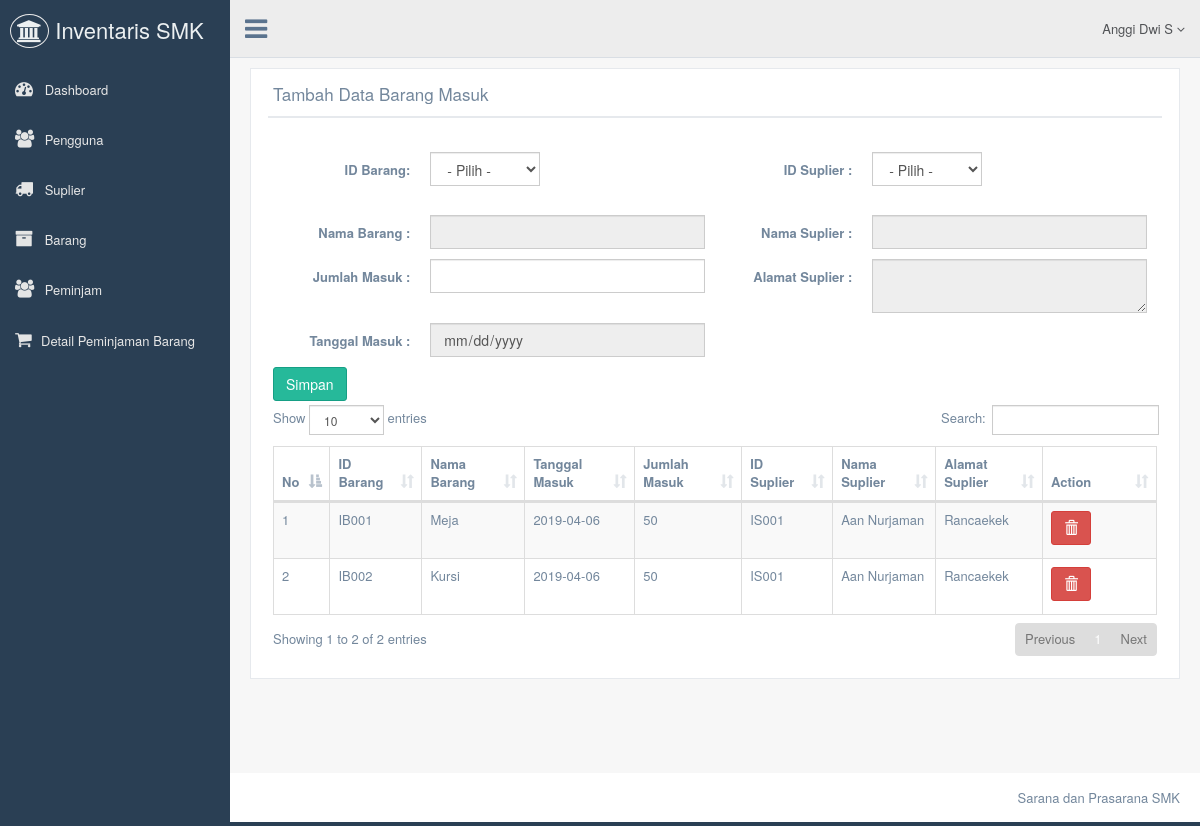
The page /view/barang masuk/t_barang_masuk.php (signed in) on the database its author committed.
### tables this page shows
CREATE TABLE IF NOT EXISTS `barang_masuk` (
  `id` int(11) NOT NULL AUTO_INCREMENT,
  `id_barang` char(15) NOT NULL,
  `tgl_masuk` date NOT NULL,
  `jml_masuk` int(11) NOT NULL,
  `id_suplier` char(15) NOT NULL,
  PRIMARY KEY (`id`)
);

CREATE TABLE IF NOT EXISTS `barang` (
  `id_barang` char(15) NOT NULL,
  `nama_barang` char(50) NOT NULL,
  `spesifikasi` char(50) NOT NULL,
  `lokasi` char(50) NOT NULL,
  `kondisi` char(50) NOT NULL,
  `jumlah_barang` int(11) NOT NULL,
  `sumber_dana` char(50) NOT NULL,
  PRIMARY KEY (`id_barang`)
);

CREATE TABLE IF NOT EXISTS `suplier` (
  `id_suplier` varchar(50) NOT NULL,
  `nama_suplier` varchar(100) NOT NULL,
  `alamat_suplier` text NOT NULL,
  `telp_suplier` varchar(12) NOT NULL,
  PRIMARY KEY (`id_suplier`)
);

### view/barang masuk/t_barang_masuk.php (the view, shortened to what this page needs)
<?php
  include'../koneksi/config.php';
?>
<!DOCTYPE html>
<html lang="en">
  <head>
    <link href="../../vendors/bootstrap/dist/css/bootstrap.min.css" rel="stylesheet">
    <link href="../../vendors/font-awesome/css/font-awesome.min.css" rel="stylesheet">
    <link href="../../vendors/nprogress/nprogress.css" rel="stylesheet">
    <link href="../../vendors/malihu-custom-scrollbar-plugin/jquery.mCustomScrollbar.min.css" rel="stylesheet"/>
    <link href="../../vendors/datatables.net-bs/css/dataTables.bootstrap.min.css" rel="stylesheet">
    <link href="../../vendors/datatables.net-buttons-bs/css/buttons.bootstrap.min.css" rel="stylesheet">
    <link href="../../vendors/datatables.net-fixedheader-bs/css/fixedHeader.bootstrap.min.css" rel="stylesheet">
    <link href="../../vendors/datatables.net-responsive-bs/css/responsive.bootstrap.min.css" rel="stylesheet">
    <link href="../../vendors/datatables.net-scroller-bs/css/scroller.bootstrap.min.css" rel="stylesheet">
    <link href="../../build/css/custom.min.css" rel="stylesheet">
  </head>
  <body class="nav-md">
          <?php
            include'../menu/menu.php';
          ?>
        <div class="right_col" role="main">
          <div class="">
            <div class="row">
              <div class="col-md-12 col-xs-12">
                <div class="x_panel">
                  <div class="x_title">
                    <h2>Tambah Data Barang Masuk</h2>
                    <div class="clearfix"></div>
                  </div>
                  <div class="x_content">
                    <br />
                    <form action="p_barang_masuk.php" method="post" class="form-horizontal form-label-left input_mask">
                      <div class="form-group">
                        <label class="control-label col-md-2 col-sm-3 col-xs-12">ID Barang:</label>
                        <div class="col-md-4 col-sm-9 col-xs-12">
                          <select onchange="cek_database()" name="id_barang" id="id_barang" class="form-control" style="width: 40%;">
                            <option value='' selected>- Pilih -</option>
                          </select>
                        </div>
                        <label class="control-label col-md-2 col-sm-3 col-xs-12">ID Suplier :</label>
                        <div class="col-md-4 col-sm-9 col-xs-12">
                          <?php
                          echo '<select name="id_suplier" style="width:40%;" class="form-control" onchange="changeValue(this.value)">';
                            echo '<option>- Pilih -</option>';
                          echo '</select></br>';
                          ?>
                      </div>
                    </div>
                      <div class="form-group">
                        <label class="control-label col-md-2 col-sm-3 col-xs-12">Nama Barang :</label>
                        <div class="col-md-4 col-sm-9 col-xs-12">
                          <input type="text" name="nama_barang" id="nama_barang" readonly required class="form-control">
                        </div>
                          <label class="control-label col-md-2 col-sm-3 col-xs-12">Nama Suplier :</label>
                        <div class="col-md-4 col-sm-9 col-xs-12">
                          <input type="text" id="nama_suplier" readonly required class="form-control">
                        </div>
                      </div>
                      <div class="form-group">
                        <label class="control-label col-md-2 col-sm-3 col-xs-12">Jumlah Masuk :</label>
                        <div class="col-md-4 col-sm-9 col-xs-12">
                          <input name="jml_masuk" required type="number" min="0" class="form-control">
                        </div>
                        <label class="control-label col-md-2 col-sm-3 col-xs-12">Alamat Suplier :</label>
                        <div class="col-md-4 col-sm-9 col-xs-12">
                          <textarea id="alamat_suplier" class="form-control" readonly></textarea>
                        </div>
                      </div>
                      <div class="form-group">
                        <label class="control-label col-md-2 col-sm-3 col-xs-12">Tanggal Masuk :</label>
                        <div class="col-md-4 col-sm-9 col-xs-12">
                          <input name="tgl_masuk" required type="date" value="<?= date('y-m-d') ?>" readonly class="form-control">
                        </div>
                      </div>
                      <div class="form-group">
                          <button type="submit" class="btn btn-success" name="submit">Simpan</button>
                      </div>
                    </form>
                    <table id="datatable" class="table table-striped table-bordered">
                      <thead>
                        <tr>
                          <th>No</th>
                          <th>ID Barang</th>
                          <th>Nama Barang</th>
                          <th>Tanggal Masuk</th>
                          <th>Jumlah Masuk</th>
                          <th>ID Suplier</th>
                          <th>Nama Suplier</th>
                          <th>Alamat Suplier</th>
                          <th width="75">Action</th>
                        </tr>
                      </thead>
                      <tbody>
<?php
$sql = "SELECT * FROM barang_masuk
        INNER JOIN barang on barang_masuk.id_barang = barang.id_barang
        INNER JOIN suplier on barang_masuk.id_suplier = suplier.id_suplier";
$query=mysqli_query($db, $sql);
$no=1;
while ($data=mysqli_fetch_array($query)){
?>
                      <tr>
                          <td><?php echo $no ?></td>
                          <td><?php echo $data['id_barang'] ?></td>
                          <td><?php echo $data['nama_barang'] ?></td>
                          <td><?php echo $data['tgl_masuk'] ?></td>
                          <td><?php echo $data['jml_masuk'] ?></td>
                          <td><?php echo $data['id_suplier']?></td>
                          <td><?php echo $data['nama_suplier']?></td>
                          <td><?php echo $data['alamat_suplier']?></td>
                          <td>
                            <a onclick="return confirm('Anda yakin ingin menghapus data ?')"; href="delete.php?id=<?php echo $data['id'] ?>" class="btn btn-danger"><span class="glyphicon glyphicon-trash" aria-hidden="true"></span></a>
                          </td>
                        </tr>
                        <?php
                              $no++;
                            }
                        ?>
                      </tbody>
                    </table>
              </div>
            </div>
          </div>
        </div>
      </div>
    </div>
        <footer>
         <div class="pull-right">
            Sarana dan Prasarana SMK
          </div>
          <div class="clearfix"></div>
        </footer>
  </body>
</html>

### rows shown on the page
barang_masuk: id_barang.id_barang "IB001", id_barang.nama_barang "Meja", tgl_masuk "2019-04-06", jml_masuk "50", id_suplier.id_suplier "IS001", id_suplier.nama_suplier "Aan Nurjaman", id_suplier.alamat_suplier "Rancaekek"
barang_masuk: id_barang.id_barang "IB002", id_barang.nama_barang "Kursi", tgl_masuk "2019-04-06", jml_masuk "50", id_suplier.id_suplier "IS001", id_suplier.nama_suplier "Aan Nurjaman", id_suplier.alamat_suplier "Rancaekek"

### other values the page prints
$_SESSION['nama'] "Anggi Dwi S"
